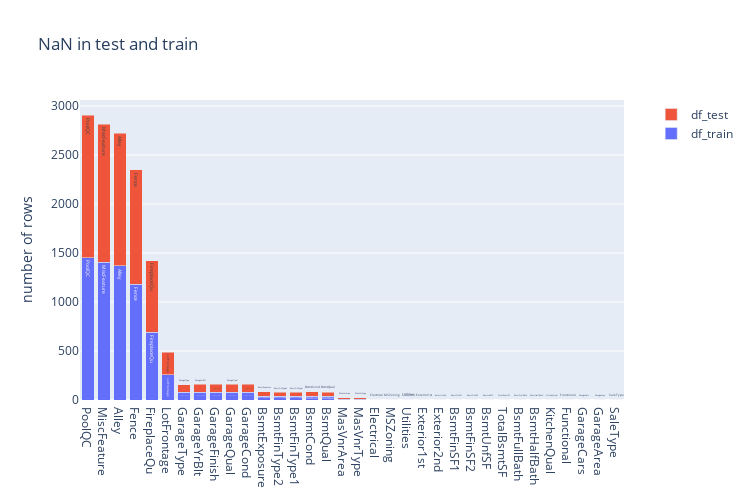

The notebook cell this image was saved under:
### Code cell
trace1 = go.Bar(x = df_train_null.index, 
                y = df_train_null['missing'],
                name="df_train", 
                text = df_train_null.index)

trace2 = go.Bar(x = df_test_null.index, 
                y = df_test_null['missing'],
                name="df_test", 
                text = df_test_null.index)

data = [trace1, trace2]

layout = dict(title = "NaN in test and train", 
              xaxis=dict(ticklen=10, zeroline= False),
              yaxis=dict(title = "number of rows", side='left', ticklen=10,),                                  
              legend=dict(orientation="v", x=1.05, y=1.0),
              autosize=False, width=750, height=500,
              barmode='stack'
              )
fig1 = dict(data = data, layout = layout)
iplot(fig1)

### Figure 1 — Plotly figure (JSON) as saved in the notebook; plotly's stock layout.template omitted (floating-point values rounded to 4 significant figures)
{"data": [{"name": "df_train", "text": ["PoolQC", "MiscFeature", "Alley", "Fence", "FireplaceQu", "LotFrontage", "GarageType", "GarageYrBlt", "GarageFinish", "GarageQual", "GarageCond", "BsmtExposure", "BsmtFinType2", "BsmtFinType1", "BsmtCond", "BsmtQual", "MasVnrArea", "MasVnrType", "Electrical"], "type": "bar", "x": ["PoolQC", "MiscFeature", "Alley", "Fence", "FireplaceQu", "LotFrontage", "GarageType", "GarageYrBlt", "GarageFinish", "GarageQual", "GarageCond", "BsmtExposure", "BsmtFinType2", "BsmtFinType1", "BsmtCond", "BsmtQual", "MasVnrArea", "MasVnrType", "Electrical"], "y": [1453, 1406, 1369, 1179, 690, 259, 81, 81, 81, 81, 81, 38, 38, 37, 37, 37, 8, 8, 1]}, {"name": "df_test", "text": ["MSZoning", "LotFrontage", "Alley", "Utilities", "Exterior1st", "Exterior2nd", "MasVnrType", "MasVnrArea", "BsmtQual", "BsmtCond", "BsmtExposure", "BsmtFinType1", "BsmtFinSF1", "BsmtFinType2", "BsmtFinSF2", "BsmtUnfSF", "TotalBsmtSF", "BsmtFullBath", "BsmtHalfBath", "KitchenQual", "Functional", "FireplaceQu", "GarageType", "GarageYrBlt", "GarageFinish", "GarageCars", "GarageArea", "GarageQual", "GarageCond", "PoolQC", "Fence", "MiscFeature", "SaleType"], "type": "bar", "x": ["MSZoning", "LotFrontage", "Alley", "Utilities", "Exterior1st", "Exterior2nd", "MasVnrType", "MasVnrArea", "BsmtQual", "BsmtCond", "BsmtExposure", "BsmtFinType1", "BsmtFinSF1", "BsmtFinType2", "BsmtFinSF2", "BsmtUnfSF", "TotalBsmtSF", "BsmtFullBath", "BsmtHalfBath", "KitchenQual", "Functional", "FireplaceQu", "GarageType", "GarageYrBlt", "GarageFinish", "GarageCars", "GarageArea", "GarageQual", "GarageCond", "PoolQC", "Fence", "MiscFeature", "SaleType"], "y": [4, 227, 1352, 2, 1, 1, 16, 15, 44, 45, 44, 42, 1, 42, 1, 1, 1, 2, 2, 1, 2, 730, 76, 78, 78, 1, 1, 78, 78, 1456, 1169, 1408, 1]}], "layout": {"autosize": false, "barmode": "stack", "height": 500, "legend": {"orientation": "v", "x": 1.05, "y": 1.0}, "title": {"text": "NaN in test and train"}, "width": 750, "xaxis": {"ticklen": 10, "zeroline": false}, "yaxis": {"side": "left", "ticklen": 10, "title": {"text": "number of rows"}}}}
